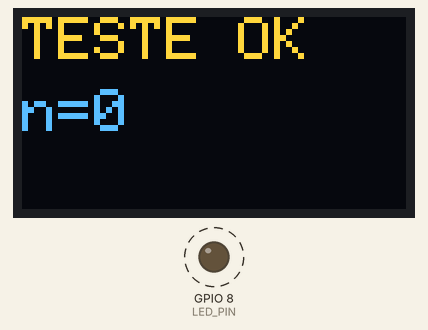
Recording of a sketch running on a simulated ESP32-S3. Parts: 128×64 one-colour display, output pins drawn as LEDs (lit = HIGH). Dashed ring = blinking. The OLED is the two-colour kind (top 16 rows yellow); what the sketch prints to the serial monitor is not drawn.

Above: at 0.6 s.
At 9.9 s:
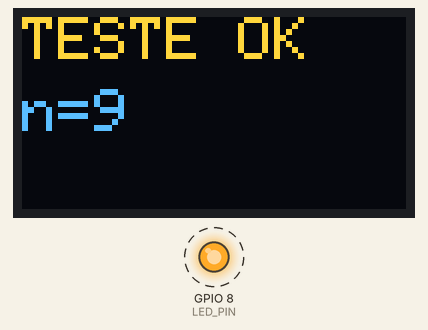
At 19.1 s:
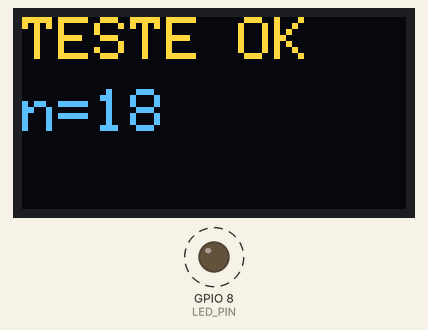
At 38.6 s:
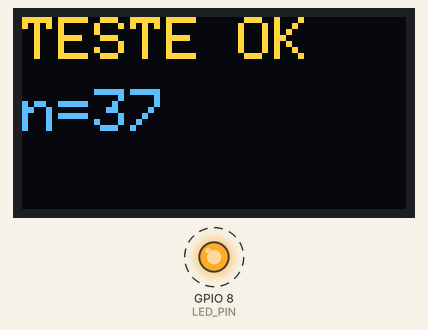
Timing chart, 0 to 40.0 s (numbered marks = the images above):
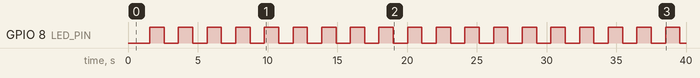

The sketch:

hw_test.ino
```cpp
/*
 * MONITOR G6/G7 — diagnostico ao vivo, 1s
 * Nível dos fios + scan I2C no par G6(SDA)/G7(SCL).
 * Leitura:
 *   G6/G7 HIGH + ack 0x3C = TUDO OK, tela acende
 *   pino LOW = linha travada -> display SEM VCC (diodo clampa) ou curto
 *   HIGH sem ack = fio SDA/SCL solto (mas modulo energizado em algum lugar)
 */
#include <Wire.h>
#include <Adafruit_GFX.h>
#include <Adafruit_SSD1306.h>

#define OLED_SDA 6
#define OLED_SCL 7
#define LED_PIN 8

Adafruit_SSD1306 oled(128, 64, &Wire, -1);
bool alive = false;

void setup() {
  Serial.begin(115200);
  delay(500);
  pinMode(LED_PIN, OUTPUT);
  Serial.println("\n=== MONITOR G6/G7 ===");
}

uint32_t n = 0;
void loop() {
  digitalWrite(LED_PIN, n % 2);

  // nivel dos fios (sem pull interno — pullup do modulo deve segurar HIGH)
  Wire.end();
  pinMode(OLED_SDA, INPUT);
  pinMode(OLED_SCL, INPUT);
  delayMicroseconds(100);
  int sda = digitalRead(OLED_SDA), scl = digitalRead(OLED_SCL);

  Wire.begin(OLED_SDA, OLED_SCL);
  Wire.setClock(100000);
  Wire.setTimeOut(50);

  uint8_t found = 0;
  for (uint8_t a : {0x3C, 0x3D}) {
    Wire.beginTransmission(a);
    if (Wire.endTransmission() == 0) { found = a; break; }
  }

  const char* diag;
  if (found && sda && scl)      diag = "TUDO OK";
  else if (!sda || !scl)        diag = "linha LOW -> display sem VCC ou curto GND";
  else                          diag = "pullup OK mas sem ack -> SDA/SCL solto ou trocado";

  Serial.printf("SDA(G6)=%s SCL(G7)=%s ack=%s | %s\n",
    sda ? "HIGH" : "LOW", scl ? "HIGH" : "LOW",
    found ? "0x3C" : "nao", diag);

  if (found && !alive) {
    alive = oled.begin(SSD1306_SWITCHCAPVCC, found);
    Serial.printf(">>> init %s\n", alive ? "OK — TELA DEVE ACENDER" : "falhou");
  }
  if (!found) alive = false;

  if (alive) {
    oled.clearDisplay();
    oled.setTextColor(SSD1306_WHITE);
    oled.setTextSize(2);
    oled.setCursor(0, 0);  oled.println("TESTE OK");
    oled.setCursor(0, 24); oled.printf("n=%lu", (unsigned long)n);
    oled.display();
  }
  n++;
  delay(1000);
}
```

Measured:
- by itself, GPIO 8 (LED_PIN): alternates HIGH for 1.0 s and LOW for 1.0 s
- what the display in image 0 shows lasts 1.0 s, from 0.6 s to 1.6 s
